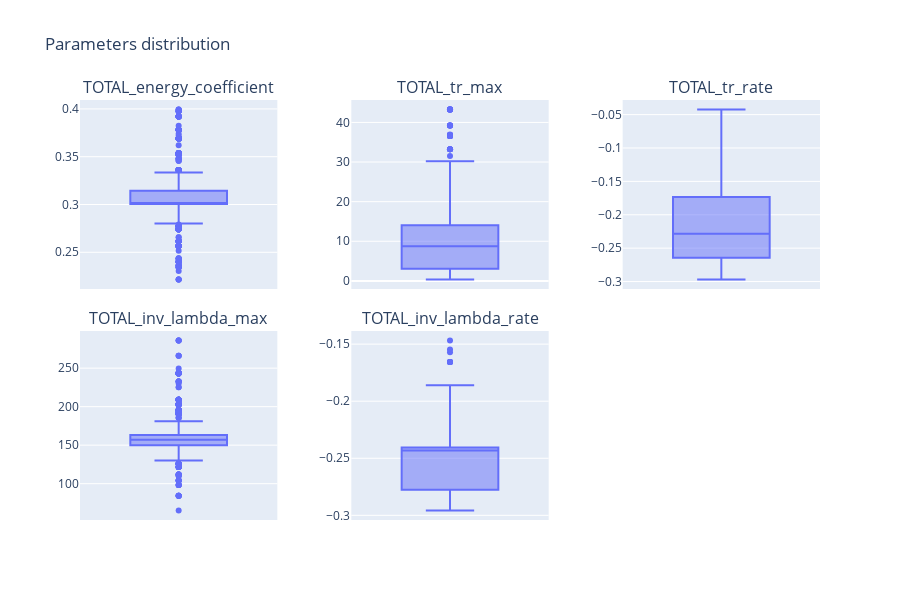

The code cell stored with this chart in its notebook:
### Code cell
viewer.box_plot(3, nbest=1000)

### Figure 1 — Plotly figure (JSON) as saved in the notebook; plotly's stock layout.template omitted (floating-point values rounded to 4 significant figures; data arrays with more than 128 entries replaced by an {"elided": "..."} marker saying what was removed)
{"data": [{"alignmentgroup": "True", "hovertemplate": "TOTAL_energy_coefficient=%{y}<extra></extra>", "legendgroup": "", "marker": {"color": "#636efa"}, "name": "", "notched": false, "offsetgroup": "", "orientation": "v", "showlegend": false, "type": "box", "x0": " ", "xaxis": "x", "y": {"elided": "1000 float values"}, "y0": " ", "yaxis": "y"}, {"alignmentgroup": "True", "hovertemplate": "TOTAL_tr_max=%{y}<extra></extra>", "legendgroup": "", "marker": {"color": "#636efa"}, "name": "", "notched": false, "offsetgroup": "", "orientation": "v", "showlegend": false, "type": "box", "x0": " ", "xaxis": "x2", "y": {"elided": "1000 float values"}, "y0": " ", "yaxis": "y2"}, {"alignmentgroup": "True", "hovertemplate": "TOTAL_tr_rate=%{y}<extra></extra>", "legendgroup": "", "marker": {"color": "#636efa"}, "name": "", "notched": false, "offsetgroup": "", "orientation": "v", "showlegend": false, "type": "box", "x0": " ", "xaxis": "x3", "y": {"elided": "1000 float values"}, "y0": " ", "yaxis": "y3"}, {"alignmentgroup": "True", "hovertemplate": "TOTAL_inv_lambda_max=%{y}<extra></extra>", "legendgroup": "", "marker": {"color": "#636efa"}, "name": "", "notched": false, "offsetgroup": "", "orientation": "v", "showlegend": false, "type": "box", "x0": " ", "xaxis": "x4", "y": {"elided": "1000 float values"}, "y0": " ", "yaxis": "y4"}, {"alignmentgroup": "True", "hovertemplate": "TOTAL_inv_lambda_rate=%{y}<extra></extra>", "legendgroup": "", "marker": {"color": "#636efa"}, "name": "", "notched": false, "offsetgroup": "", "orientation": "v", "showlegend": false, "type": "box", "x0": " ", "xaxis": "x5", "y": {"elided": "1000 float values"}, "y0": " ", "yaxis": "y5"}], "layout": {"annotations": [{"font": {"size": 16}, "showarrow": false, "text": "TOTAL_energy_coefficient", "x": 0.1333, "xanchor": "center", "xref": "paper", "y": 1, "yanchor": "bottom", "yref": "paper"}, {"font": {"size": 16}, "showarrow": false, "text": "TOTAL_tr_max", "x": 0.5, "xanchor": "center", "xref": "paper", "y": 1, "yanchor": "bottom", "yref": "paper"}, {"font": {"size": 16}, "showarrow": false, "text": "TOTAL_tr_rate", "x": 0.8667, "xanchor": "center", "xref": "paper", "y": 1, "yanchor": "bottom", "yref": "paper"}, {"font": {"size": 16}, "showarrow": false, "text": "TOTAL_inv_lambda_max", "x": 0.1333, "xanchor": "center", "xref": "paper", "y": 0.45, "yanchor": "bottom", "yref": "paper"}, {"font": {"size": 16}, "showarrow": false, "text": "TOTAL_inv_lambda_rate", "x": 0.5, "xanchor": "center", "xref": "paper", "y": 0.45, "yanchor": "bottom", "yref": "paper"}], "height": 600, "title": {"text": "Parameters distribution"}, "width": 900, "xaxis": {"anchor": "y", "domain": [0, 0.2667]}, "xaxis2": {"anchor": "y2", "domain": [0.3667, 0.6333]}, "xaxis3": {"anchor": "y3", "domain": [0.7333, 1]}, "xaxis4": {"anchor": "y4", "domain": [0, 0.2667]}, "xaxis5": {"anchor": "y5", "domain": [0.3667, 0.6333]}, "xaxis6": {"anchor": "y6", "domain": [0.7333, 1]}, "yaxis": {"anchor": "x", "domain": [0.55, 1]}, "yaxis2": {"anchor": "x2", "domain": [0.55, 1]}, "yaxis3": {"anchor": "x3", "domain": [0.55, 1]}, "yaxis4": {"anchor": "x4", "domain": [0, 0.45]}, "yaxis5": {"anchor": "x5", "domain": [0, 0.45]}, "yaxis6": {"anchor": "x6", "domain": [0, 0.45]}}}
